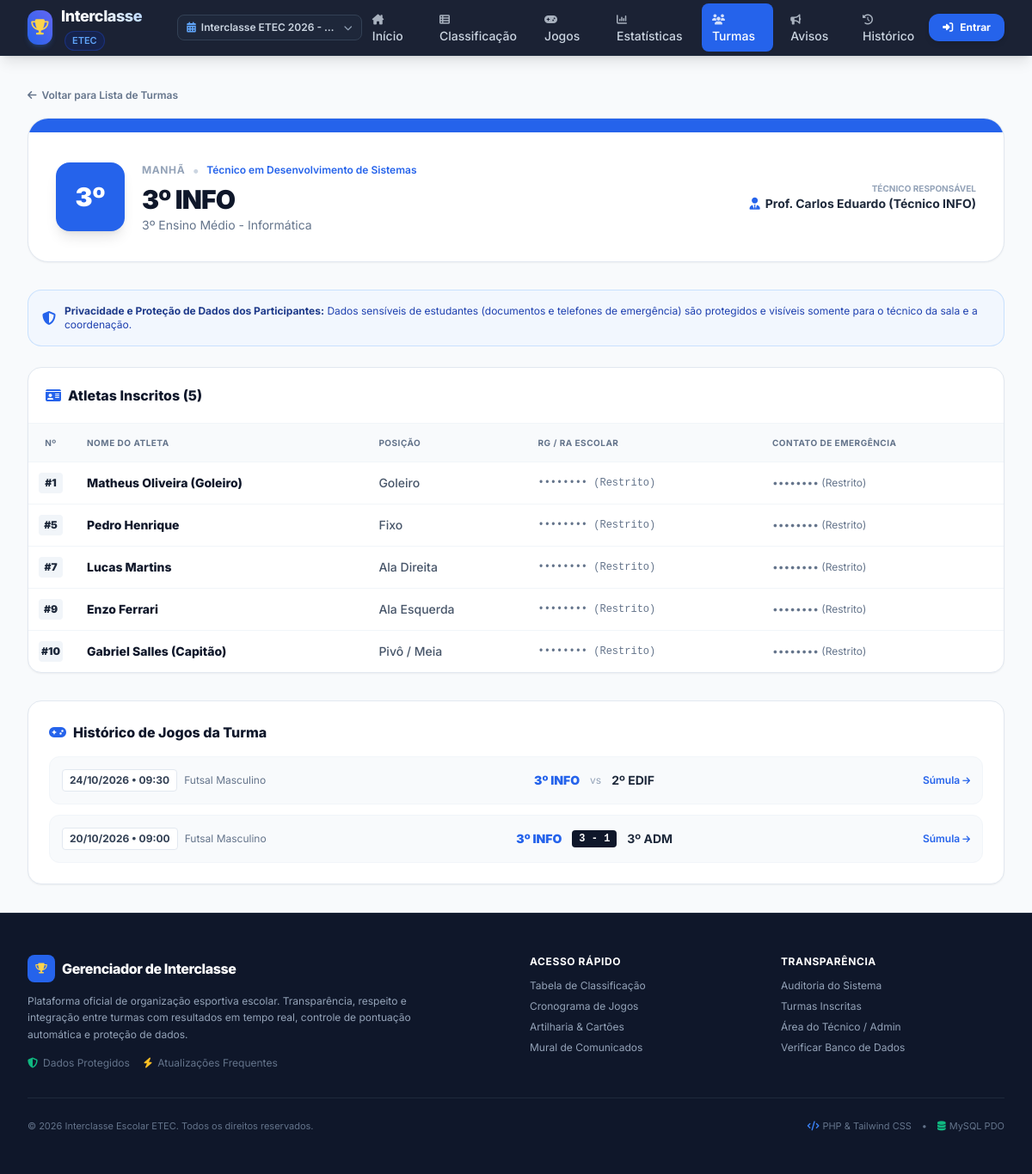
The page /turma_detalhes.php?id=1 on the database its author committed.
### tables this page shows
CREATE TABLE `edicoes` (
    `id` INT AUTO_INCREMENT PRIMARY KEY,
    `nome` VARCHAR(100) NOT NULL COMMENT 'Nome oficial da edição, ex: Interclasse ETEC 2026',
    `ano` INT NOT NULL COMMENT 'Ano letivo do evento',
    `status` ENUM('planejamento', 'em_andamento', 'finalizado') NOT NULL DEFAULT 'em_andamento',
    `ativa` TINYINT(1) NOT NULL DEFAULT 0 COMMENT '1 se for a edição selecionada por padrão',
    `criado_em` DATETIME NOT NULL DEFAULT CURRENT_TIMESTAMP
);

CREATE TABLE `turmas` (
    `id` INT AUTO_INCREMENT PRIMARY KEY,
    `edicao_id` INT NOT NULL,
    `tecnico_id` INT NULL COMMENT 'Técnico responsável pela sala',
    `nome` VARCHAR(80) NOT NULL COMMENT 'Ex: 3º Ensino Médio - Informática',
    `sigla` VARCHAR(20) NOT NULL COMMENT 'Ex: 3º INFO A',
    `curso` VARCHAR(80) NULL COMMENT 'Ex: Técnico em Desenvolvimento de Sistemas',
    `periodo` ENUM('Manhã', 'Tarde', 'Noite', 'Integral') DEFAULT 'Manhã',
    `cor_uniforme` VARCHAR(20) DEFAULT '#2563EB',
    `criado_em` DATETIME NOT NULL DEFAULT CURRENT_TIMESTAMP,
    CONSTRAINT `fk_turmas_edicao` FOREIGN KEY (`edicao_id`) REFERENCES `edicoes` (`id`) ON DELETE CASCADE,
    CONSTRAINT `fk_turmas_tecnico` FOREIGN KEY (`tecnico_id`) REFERENCES `usuarios` (`id`) ON DELETE SET NULL
);

CREATE TABLE `usuarios` (
    `id` INT AUTO_INCREMENT PRIMARY KEY,
    `nome` VARCHAR(100) NOT NULL,
    `email` VARCHAR(120) NOT NULL UNIQUE,
    `senha` VARCHAR(255) NOT NULL COMMENT 'Hash seguro bcrypt',
    `perfil` ENUM('admin', 'tecnico', 'visitante') NOT NULL DEFAULT 'visitante',
    `telefone` VARCHAR(25) NULL,
    `ativo` TINYINT(1) NOT NULL DEFAULT 1,
    `criado_em` DATETIME NOT NULL DEFAULT CURRENT_TIMESTAMP
);

CREATE TABLE `alunos` (
    `id` INT AUTO_INCREMENT PRIMARY KEY,
    `turma_id` INT NOT NULL,
    `nome` VARCHAR(100) NOT NULL,
    `numero_camisa` INT NULL,
    `posicao` VARCHAR(50) NULL,
    `rg_ra` VARCHAR(40) NULL COMMENT 'Dado sensível/protegido',
    `contato_emergencia` VARCHAR(60) NULL COMMENT 'Dado sensível/protegido',
    `ativo` TINYINT(1) NOT NULL DEFAULT 1,
    `criado_em` DATETIME NOT NULL DEFAULT CURRENT_TIMESTAMP,
    CONSTRAINT `fk_alunos_turma` FOREIGN KEY (`turma_id`) REFERENCES `turmas` (`id`) ON DELETE CASCADE
);

CREATE TABLE `partidas` (
    `id` INT AUTO_INCREMENT PRIMARY KEY,
    `edicao_id` INT NOT NULL,
    `modalidade_id` INT NOT NULL,
    `turma_mandante_id` INT NOT NULL,
    `turma_visitante_id` INT NOT NULL,
    `data_jogo` DATE NOT NULL,
    `hora_jogo` TIME NOT NULL,
    `local_jogo` VARCHAR(100) NOT NULL COMMENT 'Ex: Quadra 1, Ginásio Principal',
    `fase` VARCHAR(50) NOT NULL DEFAULT 'Fase de Grupos',
    `placar_mandante` INT NULL DEFAULT NULL,
    `placar_visitante` INT NULL DEFAULT NULL,
    `status` ENUM('agendado', 'em_andamento', 'encerrado', 'cancelado') NOT NULL DEFAULT 'agendado',
    `observacoes` TEXT NULL,
    `criado_em` DATETIME NOT NULL DEFAULT CURRENT_TIMESTAMP,
    CONSTRAINT `fk_partidas_edicao` FOREIGN KEY (`edicao_id`) REFERENCES `edicoes` (`id`) ON DELETE CASCADE,
    CONSTRAINT `fk_partidas_modalidade` FOREIGN KEY (`modalidade_id`) REFERENCES `modalidades` (`id`) ON DELETE CASCADE,
    CONSTRAINT `fk_partidas_mandante` FOREIGN KEY (`turma_mandante_id`) REFERENCES `turmas` (`id`) ON DELETE CASCADE,
    CONSTRAINT `fk_partidas_visitante` FOREIGN KEY (`turma_visitante_id`) REFERENCES `turmas` (`id`) ON DELETE CASCADE
);

CREATE TABLE `modalidades` (
    `id` INT AUTO_INCREMENT PRIMARY KEY,
    `edicao_id` INT NOT NULL,
    `nome` VARCHAR(80) NOT NULL COMMENT 'Ex: Futsal Masculino, Vôlei Misto, Basquete 3x3',
    `icone` VARCHAR(50) DEFAULT 'fa-futbol' COMMENT 'Classe FontAwesome do ícone',
    `categoria` VARCHAR(50) DEFAULT 'Geral',
    `permite_empate` TINYINT(1) NOT NULL DEFAULT 1,
    `tempo_partida_minutos` INT DEFAULT 30,
    `criado_em` DATETIME NOT NULL DEFAULT CURRENT_TIMESTAMP,
    CONSTRAINT `fk_modalidades_edicao` FOREIGN KEY (`edicao_id`) REFERENCES `edicoes` (`id`) ON DELETE CASCADE
);

### turma_detalhes.php (the view, shortened to what the rows shown need)
<?php
require_once __DIR__ . '/bd.php';
require_once __DIR__ . '/includes/auth.php';
require_once __DIR__ . '/includes/header.php';
require_once __DIR__ . '/includes/navbar.php';
$id = (int)($_GET['id'] ?? 0);
$stmtTurma = $pdo->prepare("
    SELECT t.*, u.nome AS tecnico_nome, u.email AS tecnico_email, u.telefone AS tecnico_telefone
    FROM turmas t
    LEFT JOIN usuarios u ON u.id = t.tecnico_id
    WHERE t.id = :id
");
$stmtTurma->execute([':id' => $id]);
$turma = $stmtTurma->fetch();
$podeVerDadosSensiveis = can_view_sensitive_data($turma['tecnico_id']);
$stmtAlunos = $pdo->prepare("SELECT * FROM alunos WHERE turma_id = :id AND ativo = 1 ORDER BY numero_camisa ASC, nome ASC");
$stmtAlunos->execute([':id' => $id]);
$alunos = $stmtAlunos->fetchAll();
$stmtJogos = $pdo->prepare("
    SELECT p.*,
           tm.sigla AS m_sigla, tm.cor_uniforme AS m_cor,
           tv.sigla AS v_sigla, tv.cor_uniforme AS v_cor,
           m.nome AS modalidade_nome, m.icone AS modalidade_icone
    FROM partidas p
    JOIN turmas tm ON tm.id = p.turma_mandante_id
    JOIN turmas tv ON tv.id = p.turma_visitante_id
    JOIN modalidades m ON m.id = p.modalidade_id
    WHERE (p.turma_mandante_id = :id OR p.turma_visitante_id = :id)
    ORDER BY p.data_jogo DESC, p.hora_jogo DESC
");
$stmtJogos->execute([':id' => $id]);
$jogos = $stmtJogos->fetchAll();
?>
<main class="flex-1 max-w-7xl w-full mx-auto px-4 sm:px-6 lg:px-8 py-8">
    <div class="bg-white rounded-3xl border border-slate-200 shadow-sm overflow-hidden mb-8">
        <div class="p-6 sm:p-8 flex flex-col md:flex-row items-start md:items-center justify-between gap-6">
            <div class="flex items-center gap-5">
                <div class="w-16 h-16 sm:w-20 sm:h-20 rounded-2xl flex items-center justify-center text-white font-black text-2xl sm:text-3xl shadow-lg flex-shrink-0" style="background-color: <?= htmlspecialchars($turma['cor_uniforme']) ?>;">
                    <?= substr($turma['sigla'], 0, 3) ?>
                </div>
                <div>
                    <div class="flex items-center gap-2 mb-1">
                        <span class="text-xs font-bold uppercase tracking-wider text-slate-400"><?= htmlspecialchars($turma['periodo'] ?? 'Manhã') ?></span>
                        <span class="text-slate-300">•</span>
                        <span class="text-xs text-blue-600 font-semibold"><?= htmlspecialchars($turma['curso'] ?? 'Ensino Médio') ?></span>
                    </div>
                    <h1 class="text-2xl sm:text-3xl font-black text-slate-900 tracking-tight">
                        <?= htmlspecialchars($turma['sigla']) ?>
                    </h1>
                    <p class="text-slate-500 text-xs sm:text-sm mt-0.5">
                        <?= htmlspecialchars($turma['nome']) ?>
                    </p>
                </div>
            </div>
            <div class="flex flex-col sm:flex-row items-start sm:items-center gap-4 w-full md:w-auto justify-between md:justify-end border-t md:border-t-0 pt-4 md:pt-0 border-slate-100">
                <div class="text-left md:text-right">
                    <span class="text-[10px] uppercase font-bold text-slate-400 block">Técnico Responsável</span>
                    <span class="font-bold text-sm text-slate-800 flex items-center gap-1.5 md:justify-end">
                        <i class="fa-solid fa-user-tie text-blue-600"></i>
                        <?= htmlspecialchars($turma['tecnico_nome'] ?? 'Não informado') ?>
                    </span>
                </div>
            </div>
        </div>
    </div>
    <div class="bg-white rounded-2xl border border-slate-200 shadow-sm overflow-hidden mb-8">
        <?php if (!empty($alunos)): ?>
            <div class="overflow-x-auto">
                <table class="w-full text-left border-collapse text-xs sm:text-sm">
                    <thead>
                        <tr class="bg-slate-50 text-slate-500 uppercase font-black text-[10px] tracking-wider border-b border-slate-100">
                            <th class="py-3 px-3 text-center w-12">Nº</th>
                            <th class="py-3 px-4">Nome do Atleta</th>
                            <th class="py-3 px-3">Posição</th>
                            <th class="py-3 px-4">RG / RA Escolar</th>
                            <th class="py-3 px-4">Contato de Emergência</th>
                        </tr>
                    </thead>
                    <tbody class="divide-y divide-slate-100">
                        <?php foreach ($alunos as $al): ?>
                            <tr class="hover:bg-slate-50/60 transition">
                                <td class="py-3 px-3 text-center font-black text-slate-800">
                                    <span class="inline-block w-7 py-1 rounded bg-slate-100 text-xs">
                                        <?= $al['numero_camisa'] ? "#{$al['numero_camisa']}" : '-' ?>
                                    </span>
                                </td>
                                <td class="py-3 px-4 font-extrabold text-slate-900">
                                    <?= htmlspecialchars($al['nome']) ?>
                                </td>
                                <td class="py-3 px-3 text-slate-600 font-medium">
                                    <?= htmlspecialchars($al['posicao'] ?: 'Jogador') ?>
                                </td>
                                <td class="py-3 px-4 font-mono text-xs text-slate-500">
                                    <?= mask_sensitive_data($al['rg_ra'], $podeVerDadosSensiveis) ?>
                                </td>
                                <td class="py-3 px-4 text-xs text-slate-500">
                                    <?= mask_sensitive_data($al['contato_emergencia'], $podeVerDadosSensiveis) ?>
                                </td>
                            </tr>
                        <?php endforeach; ?>
                    </tbody>
                </table>
            </div>
        <?php endif; ?>
    </div>
    <div class="bg-white rounded-2xl border border-slate-200 shadow-sm p-5 sm:p-6">
        <?php if (!empty($jogos)): ?>
            <div class="space-y-3">
                <?php foreach ($jogos as $j):
                    $isMandante = ($j['turma_mandante_id'] == $id);
                ?>
                    <div class="p-3.5 rounded-xl border border-slate-100 bg-slate-50 flex flex-col sm:flex-row items-center justify-between gap-3 text-xs">
                        <div class="flex items-center gap-2 text-slate-500">
                            <span class="font-bold text-slate-700 bg-white px-2 py-1 rounded border border-slate-200">
                                <?= date('d/m/Y', strtotime($j['data_jogo'])) ?> • <?= substr($j['hora_jogo'], 0, 5) ?>
                            </span>
                            <span><?= htmlspecialchars($j['modalidade_nome']) ?></span>
                        </div>
                        <div class="flex items-center justify-center gap-3 font-bold text-sm text-slate-800">
                            <span class="<?= $isMandante ? 'text-blue-600 font-black' : '' ?>"><?= htmlspecialchars($j['m_sigla']) ?></span>
                            <?php if ($j['status'] === 'encerrado'): ?>
                                <span class="px-2 py-0.5 bg-slate-900 text-white rounded font-mono text-xs">
                                    <?= $j['placar_mandante'] ?> - <?= $j['placar_visitante'] ?>
                                </span>
                            <?php else: ?>
                                <span class="text-xs text-slate-400 font-normal">vs</span>
                            <?php endif; ?>
                            <span class="<?= !$isMandante ? 'text-blue-600 font-black' : '' ?>"><?= htmlspecialchars($j['v_sigla']) ?></span>
                        </div>
                        <a href="partida_detalhes.php?id=<?= $j['id'] ?>" class="text-blue-600 hover:underline font-semibold">
                            Súmula <i class="fa-solid fa-arrow-right text-[10px]"></i>
                        </a>
                    </div>
                <?php endforeach; ?>
            </div>
        <?php else: ?>
            <p class="text-xs text-slate-400 text-center py-6">Esta turma ainda não possui jogos registrados no cronograma.</p>
        <?php endif; ?>
    </div>
</main>
<?php require_once __DIR__ . '/includes/footer.php'; ?>

### includes/navbar.php (shortened to what the rows shown need)
<?php
require_once __DIR__ . '/../bd.php';
require_once __DIR__ . '/auth.php';
$edicaoAtiva = get_active_edicao($pdo);
?>
<nav class="sticky top-0 z-40 bg-slate-900 border-b border-slate-800 text-white shadow-lg backdrop-blur-md bg-opacity-95">
    <div class="max-w-7xl mx-auto px-4 sm:px-6 lg:px-8">
        <div class="flex items-center justify-between h-16">
            <div class="flex items-center gap-3">
                <div class="relative ml-2 sm:ml-4">
                    <button type="button" id="edicao-dropdown-btn" class="flex items-center gap-1.5 text-xs font-medium text-slate-300 bg-slate-800/80 hover:bg-slate-700/80 hover:text-white px-2.5 py-1.5 rounded-lg border border-slate-700 transition">
                        <i class="fa-solid fa-calendar-days text-blue-400"></i>
                        <span class="truncate max-w-[110px] sm:max-w-[160px] font-semibold">
                            <?= htmlspecialchars($edicaoAtiva['nome'] ?? 'Edição') ?>
                        </span>
                        <i class="fa-solid fa-chevron-down text-[10px] text-slate-400"></i>
                    </button>
                </div>
            </div>
        </div>
    </div>
</nav>

### rows shown on the page
edicoes: nome "Interclasse ETEC 2026 -…"
turmas: sigla "3º", periodo "MANHÃ", curso "Técnico em Desenvolvimento de Sistemas", sigla "3º INFO", nome "3º Ensino Médio - Informática", tecnico.nome "Prof. Carlos Eduardo (Técnico INFO)"
alunos: numero_camisa "1", nome "Matheus Oliveira (Goleiro)", posicao "Goleiro", rg_ra.tecnico_id "•••••••• (Restrito)", contato_emergencia.tecnico_id "•••••••• (Restrito)"
alunos: numero_camisa "5", nome "Pedro Henrique", posicao "Fixo", rg_ra.tecnico_id "•••••••• (Restrito)", contato_emergencia.tecnico_id "•••••••• (Restrito)"
alunos: numero_camisa "7", nome "Lucas Martins", posicao "Ala Direita", rg_ra.tecnico_id "•••••••• (Restrito)", contato_emergencia.tecnico_id "•••••••• (Restrito)"
alunos: numero_camisa "9", nome "Enzo Ferrari", posicao "Ala Esquerda", rg_ra.tecnico_id "•••••••• (Restrito)", contato_emergencia.tecnico_id "•••••••• (Restrito)"
alunos: numero_camisa "10", nome "Gabriel Salles (Capitão)", posicao "Pivô / Meia", rg_ra.tecnico_id "•••••••• (Restrito)", contato_emergencia.tecnico_id "•••••••• (Restrito)"
partidas: data_jogo "24/10/2026", hora_jogo "09:30", modalidade.nome "Futsal Masculino", turma_mandante.sigla "3º INFO", status "vs", turma_visitante.sigla "2º EDIF"
partidas: data_jogo "20/10/2026", hora_jogo "09:00", modalidade.nome "Futsal Masculino", turma_mandante.sigla "3º INFO", placar_mandante "3", placar_visitante "1", turma_visitante.sigla "3º ADM"

### other values the page prints
count($alunos) "5"
